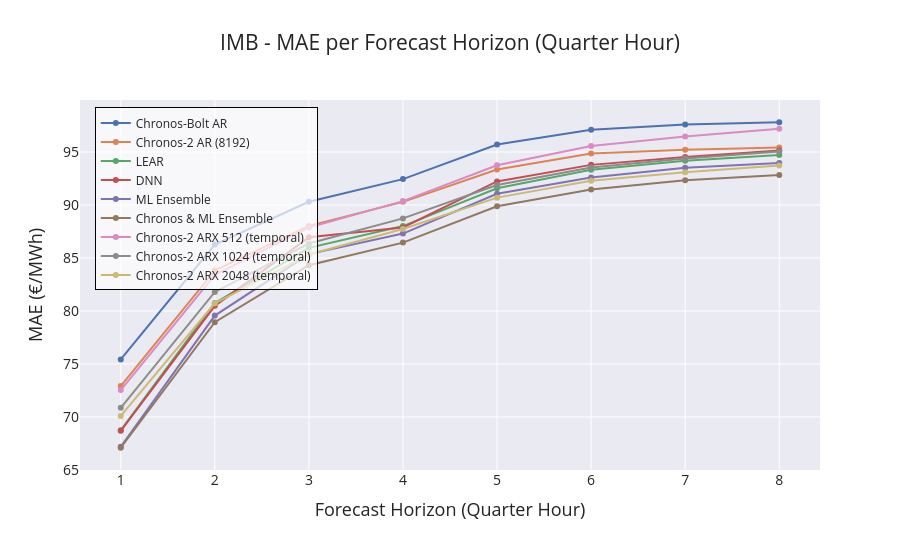

Notebook code for this chart:
### Markdown cell above
### 2d. Plot: per-QH MAE (selected models)

### Code cell
# Select which columns to plot — edit this list as needed

plot_col_imb = [c for c in plot_col_imb if c in mae_all.columns]

col_map_imb = {
    'chronosbolt_AR': 'Chronos-Bolt AR',
    'chronos2_AR': 'Chronos-2 AR (8192)',
    'chronos2_ARX': 'Chronos-2 ARX (8192)',
    'TimesFM_AR': 'TimesFM AR',
    'LEAR_2023_small': 'LEAR',
    'DNN_2023_small': 'DNN',
    'ens_tsfm': 'TSFM Ensemble',
    'ens_ml': 'ML Ensemble',
    'ens_chronos_ml': 'Chronos & ML Ensemble',
    'chronos2_512_ARX_temporal': 'Chronos-2 ARX 512 (temporal)',
    'chronos2_1024_ARX_temporal': 'Chronos-2 ARX 1024 (temporal)',
    'chronos2_2048_ARX_temporal': 'Chronos-2 ARX 2048 (temporal)',
}

fig = go.Figure()
for col in plot_col_imb:
    fig.add_trace(go.Scatter(
        x=mae_all.index,
        y=mae_all[col],
        name=col_map_imb.get(col, col),
        mode='lines+markers'
    ))

fig.update_layout(
    width=900, height=550, template=TEMPLATE,
    font=dict(size=15),
    title='IMB - MAE per Forecast Horizon (Quarter Hour)',
    yaxis=dict(title='MAE (€/MWh)', title_font=dict(size=18), tickfont=dict(size=14)),
    xaxis=dict(title='Forecast Horizon (Quarter Hour)', title_font=dict(size=18), tickfont=dict(size=14)),
    legend=dict(x=0.02, y=0.98, xanchor='left', yanchor='top', font=dict(size=12),
                bgcolor='rgba(255,255,255,0.7)', bordercolor='black', borderwidth=1)
)
fig.update_xaxes(tickmode='array', tickvals=list(range(1, 9)), ticktext=[str(i) for i in range(1, 9)])
fig.show()

### Figure 1 — Plotly figure (JSON) as saved in the notebook; plotly's stock layout.template omitted (floating-point values rounded to 4 significant figures)
{"data": [{"mode": "lines+markers", "name": "Chronos-Bolt AR", "type": "scatter", "x": [1, 2, 3, 4, 5, 6, 7, 8], "y": [75.42, 86.27, 90.3, 92.44, 95.7, 97.1, 97.6, 97.8]}, {"mode": "lines+markers", "name": "Chronos-2 AR (8192)", "type": "scatter", "x": [1, 2, 3, 4, 5, 6, 7, 8], "y": [72.91, 83.82, 88.02, 90.29, 93.35, 94.86, 95.21, 95.43]}, {"mode": "lines+markers", "name": "LEAR", "type": "scatter", "x": [1, 2, 3, 4, 5, 6, 7, 8], "y": [68.74, 80.75, 85.95, 88.01, 91.58, 93.32, 94.17, 94.71]}, {"mode": "lines+markers", "name": "DNN", "type": "scatter", "x": [1, 2, 3, 4, 5, 6, 7, 8], "y": [68.69, 80.48, 86.95, 87.87, 92.22, 93.78, 94.53, 95.13]}, {"mode": "lines+markers", "name": "ML Ensemble", "type": "scatter", "x": [1, 2, 3, 4, 5, 6, 7, 8], "y": [67.19, 79.57, 85.36, 87.3, 91.06, 92.58, 93.51, 93.96]}, {"mode": "lines+markers", "name": "Chronos & ML Ensemble", "type": "scatter", "x": [1, 2, 3, 4, 5, 6, 7, 8], "y": [67.09, 78.94, 84.31, 86.45, 89.87, 91.45, 92.32, 92.83]}, {"mode": "lines+markers", "name": "Chronos-2 ARX 512 (temporal)", "type": "scatter", "x": [1, 2, 3, 4, 5, 6, 7, 8], "y": [72.54, 83.41, 87.87, 90.36, 93.74, 95.55, 96.45, 97.19]}, {"mode": "lines+markers", "name": "Chronos-2 ARX 1024 (temporal)", "type": "scatter", "x": [1, 2, 3, 4, 5, 6, 7, 8], "y": [70.87, 81.79, 86.36, 88.73, 91.88, 93.54, 94.39, 95.05]}, {"mode": "lines+markers", "name": "Chronos-2 ARX 2048 (temporal)", "type": "scatter", "x": [1, 2, 3, 4, 5, 6, 7, 8], "y": [70.09, 80.72, 85.33, 87.73, 90.69, 92.29, 93.09, 93.71]}], "layout": {"font": {"size": 15}, "height": 550, "legend": {"bgcolor": "rgba(255,255,255,0.7)", "bordercolor": "black", "borderwidth": 1, "font": {"size": 12}, "x": 0.02, "xanchor": "left", "y": 0.98, "yanchor": "top"}, "title": {"text": "IMB - MAE per Forecast Horizon (Quarter Hour)"}, "width": 900, "xaxis": {"tickfont": {"size": 14}, "tickmode": "array", "ticktext": ["1", "2", "3", "4", "5", "6", "7", "8"], "tickvals": [1, 2, 3, 4, 5, 6, 7, 8], "title": {"font": {"size": 18}, "text": "Forecast Horizon (Quarter Hour)"}}, "yaxis": {"tickfont": {"size": 14}, "title": {"font": {"size": 18}, "text": "MAE (€/MWh)"}}}}
